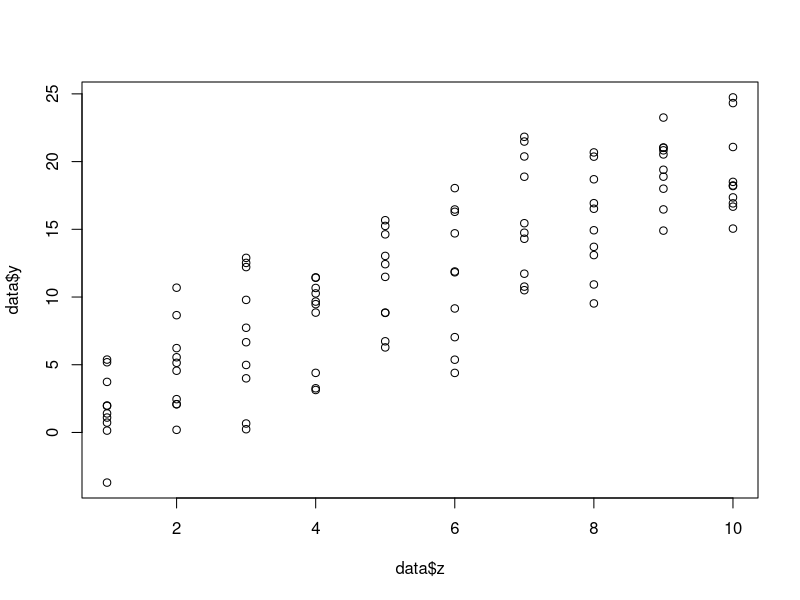
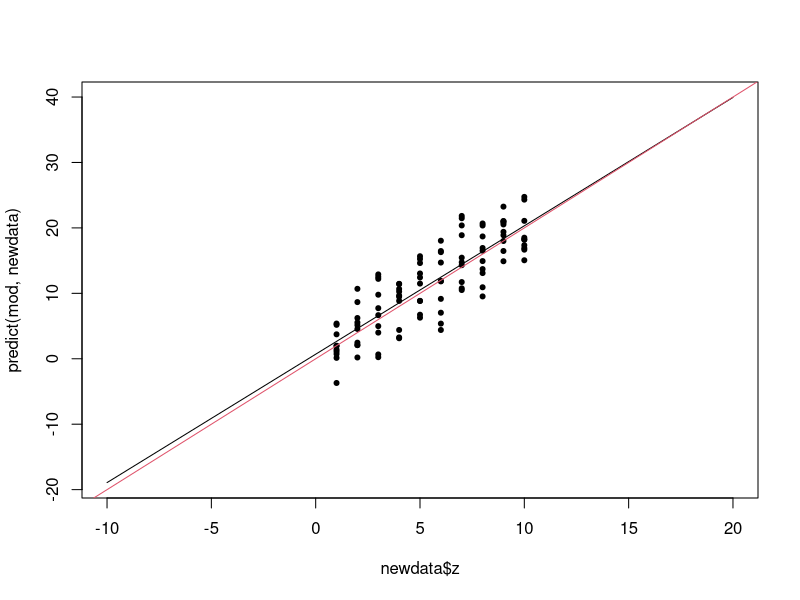
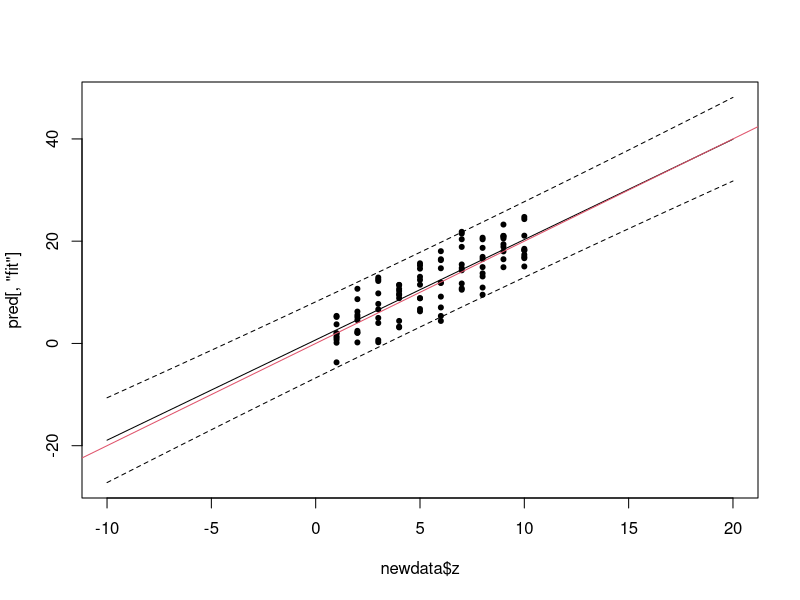
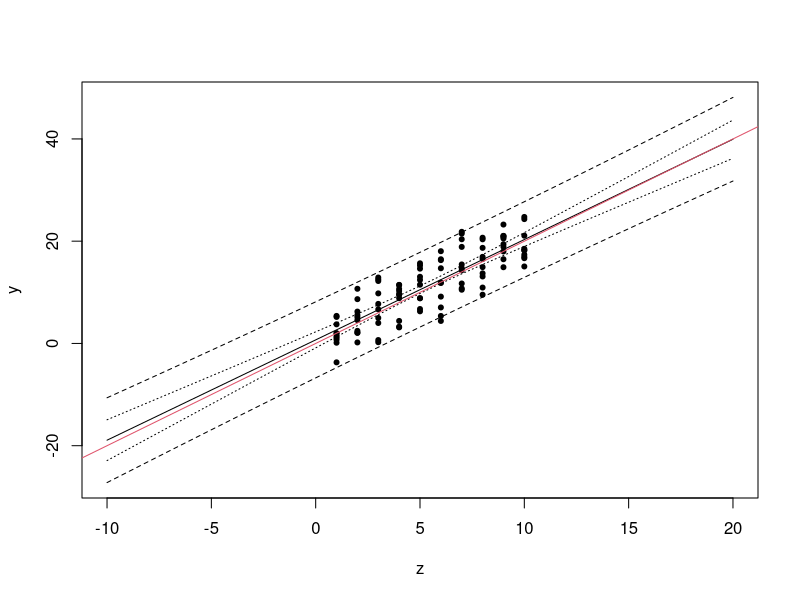
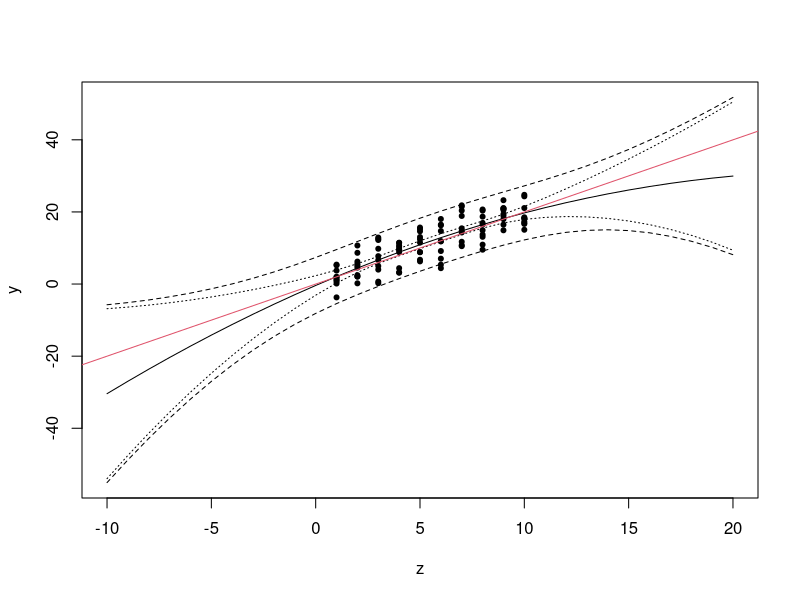
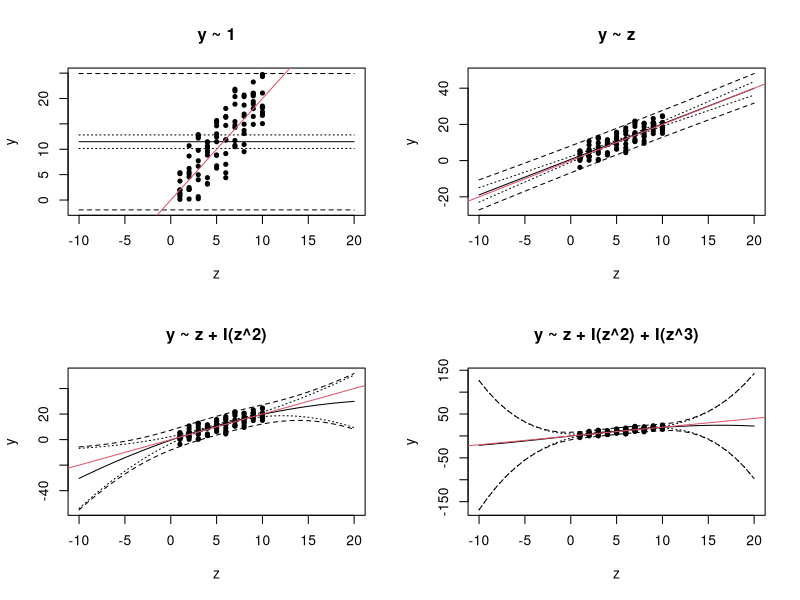

Write R code to recreate these figures, in order.
# Generate synthetic data
z <- rep(1:10, times = 10)
data <- data.frame(z = z, y = 2 * z + rnorm(length(z), sd = 4))

# Plot the data
plot(data$z, data$y)

# Estimate a linear model
mod <- lm(y ~ z, data = data)

# Now to plot the original data and prediction
newdata <- data.frame(z = -10:20)

plot(newdata$z, predict(mod, newdata), "l")
points(data$z, data$y, pch = 20)
abline(0, 2, col = 2)

# Now we want to plot with prediction intervals
pred <- predict(mod, newdata, interval = "prediction")
plot(newdata$z, pred[, "fit"], "l", ylim = range(pred))
lines(newdata$z, pred[, "lwr"], lty = 2)
lines(newdata$z, pred[, "upr"], lty = 2)
points(data$z, data$y, pch = 20)
abline(0, 2, col = 2)

# Function to redo this analysis with new models
plot_predictions <- function(x, newdata, xname = "x", ylim = NULL, xlab = NULL, ...) {
  pred <- predict(x, newdata, interval = "prediction")
  if (is.null(ylim)) {
    ylim <- range(pred)
  }
  if (is.null(xlab)) {
    xlab <- xname
  }
  plot(newdata[[xname]], pred[, "fit"], type = "l", ylim = ylim, xlab = xlab, ...)
  lines(newdata[[xname]], pred[, "lwr"], lty = 2)
  lines(newdata[[xname]], pred[, "upr"], lty = 2)

  pred <- predict(x, newdata, interval = "confidence")
  lines(newdata[[xname]], pred[, "lwr"], lty = 3)
  lines(newdata[[xname]], pred[, "upr"], lty = 3)
}

# This should regenerate the previous figure
plot_predictions(mod, newdata, xname = "z", xlab = "z", ylab = "y")
points(data$z, data$y, pch = 20)
abline(0, 2, col = 2)

# Testing the new function on a quadratic model
newdata <- data.frame(z = -10:20)
mod <- lm(y ~ 1 + z + I(z^2), data)
plot_predictions(mod, newdata, xname = "z", xlab = "z", ylab = "y")
points(data$z, data$y, pch = 20)
abline(0, 2, col = 2)

# Plot a list of models
formulas <- c(
  y ~ 1,
  y ~ z,
  y ~ z + I(z^2),
  y ~ z + I(z^2) + I(z^3)
)

mods <- lapply(formulas[], function(mod) lm(mod, data))

par(mfrow = c(2, 2))
for (k in seq_along(formulas)) {
  plot_predictions(mods[[k]], newdata,
    xname = "z", ylab = "y",
    main = as.character(formulas[k])
  )
  points(data$z, data$y, pch = 20)
  abline(0, 2, col = 2)
}
par(mfrow = c(1, 1))
